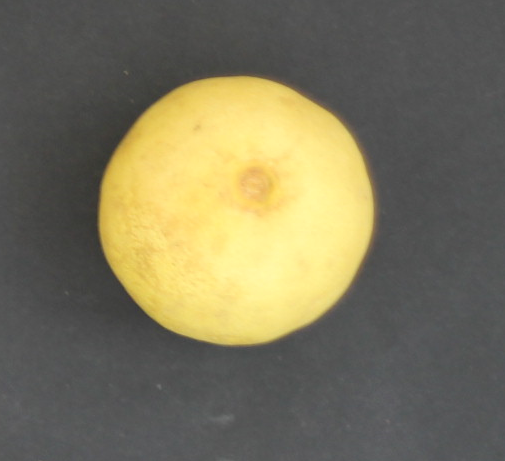
#> input picture Lab Color Processing/lime1.png, 505 x 461 px, found by its file name
$ python cp2.py
#> lines starting #> are read from the running program, lines starting #| are printed output that depends on the picture; after the words box and inside, x2 and y2 are one past the last pixel; in counts of white or black regions, pixels touching at a corner belong together
import cv2
import numpy as np

img = cv2.imread("Lab Color Processing/lime1.png")
#> img is the input picture: shape (461, 505, 3); mean B, G, R 91.4, 116.3, 122
height, width, channels = img.shape
#> height = 461; width = 505; channels = 3
def contains_colors(img):
    hsv = cv2.cvtColor(img, cv2.COLOR_BGR2HSV)
#> hsv: shape (461, 505, 3); mean H, S, V 38.7, 36.9, 122.8
    p = cv2.inRange(hsv, (22,93,0), (45, 255, 255))
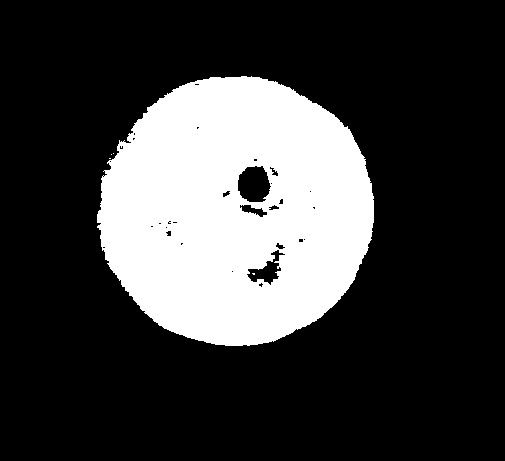
#> p: shape (461, 505); 24.2% white; 5 white regions (4 under 20 px), largest, box (x1, y1, x2, y2) and area: (97, 76, 374, 346) 56241
    ones1 = cv2.countNonZero(p)
#> ones1 = 56250
    percent_color1 = (ones1/(height*width)) * 100
#> percent_color1 = 24.16
    mask2 = cv2.inRange(hsv, (25, 52, 72), (102, 255,255))
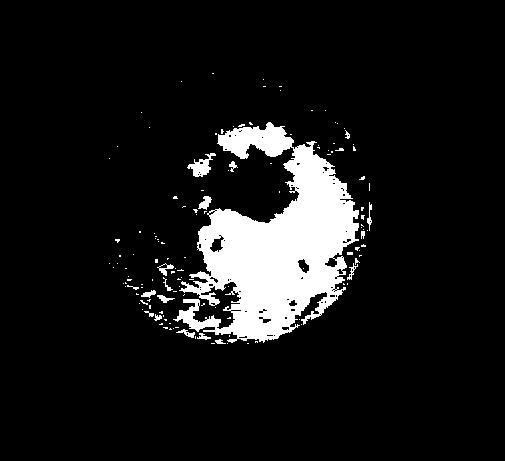
#> mask2: shape (461, 505); 9.3% white; 135 white regions (117 under 20 px), largest, box (x1, y1, x2, y2) and area: (173, 122, 359, 343) 20015, (187, 153, 216, 177) 302, (198, 196, 212, 210) 107
    ones2 = cv2.countNonZero(mask2)
#> ones2 = 21604
    percent_color2 = (ones2/(height*width)) * 100
#> percent_color2 = 9.28
    if percent_color1 > percent_color2:
        return 1
    else:
        return 255
if contains_colors(img) == True:
    print("มะนาวเหลือง")
else:
    print("มะนาวเขียว")

$ run again, with Lab Color Processing/lime2.png copied over Lab Color Processing/lime1.png
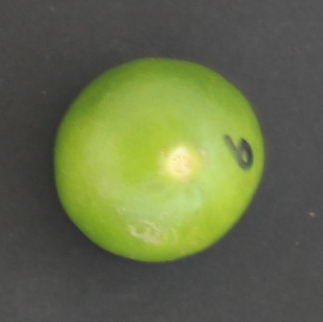
#> input picture Lab Color Processing/lime2.png, 323 x 322 px, found by its file name
#> img is the input picture: shape (322, 323, 3); mean B, G, R 72.9, 108.2, 100.2
#> hsv: shape (322, 323, 3); mean H, S, V 29, 54.2, 108.4
#> in contains_colors, `p = cv2.inRange(hsv, (22,93,0), (45, 255, 255))`:
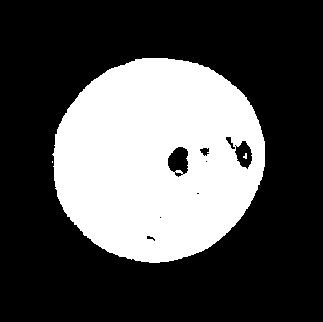
#> p: shape (322, 323); 31.9% white; 3 white regions (2 under 20 px), largest, box (x1, y1, x2, y2) and area: (52, 58, 265, 263) 33124
#> ones1 = 33142
#> percent_color1 = 31.87
#> in contains_colors, `mask2 = cv2.inRange(hsv, (25, 52, 72), (102, 255,255))`:
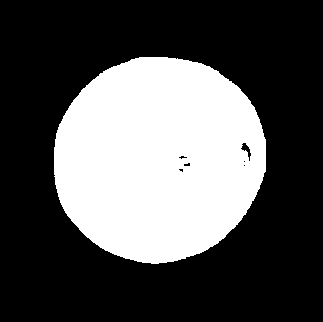
#> mask2: shape (322, 323); 33.1% white; 1 white region, box (x1, y1, x2, y2) and area: (54, 57, 266, 264) 34387
#> ones2 = 34387
#> percent_color2 = 33.06
